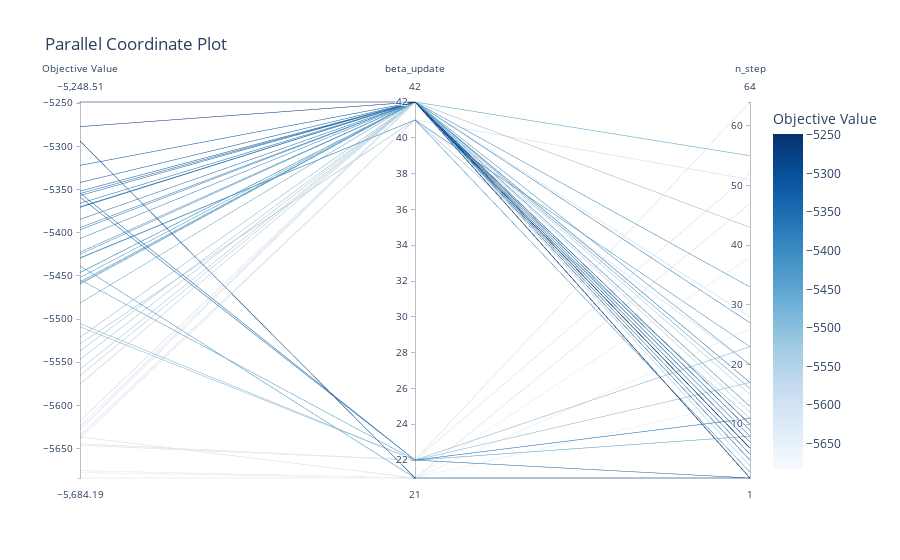

Notebook source saved alongside this figure:
### Code cell
plot_parallel_coordinate(study2, params=['n_step', 'beta_update'])
